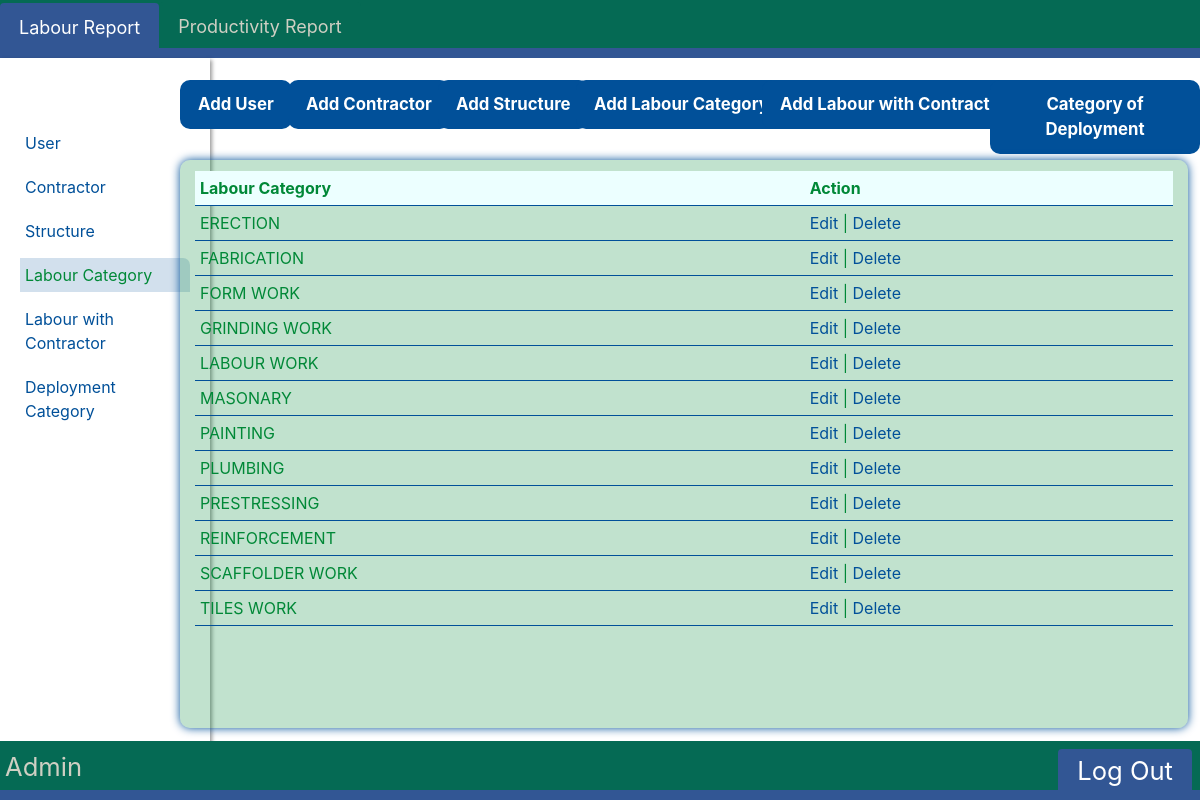
Page /ShowLabours/ (signed in) on the committed database.
### LabourReport/models.py (models this page shows, shortened)
class AddLabour(models.Model):
    LabourCategory=models.CharField(max_length=200, null=True)

### LabourReport/decorators.py (the view)
        def wrapper_func(request, *args, **kwargs):
            group = None
            if request.user.groups.exists():
                group = request.user.groups.all()[0].name
            if group in allowed_roles:
                return view_func(request, *args, **kwargs)
            else:
                return HttpResponse('You are not authorized to view this page')

### LabourReport/views.py (called while the page is built)
@login_required(login_url='Login')
@allowed_users(allowed_roles=['Admin'])
def ShowLabours(request):
    data = AddLabour.objects.all().order_by('LabourCategory')
    df = pd.DataFrame(columns=['LabourCategory','id'])
    for i in data:
        df.loc[len(df)] = {'LabourCategory':i.LabourCategory,'id':i.id}
    return render(request,'LabourReport/Admin/ShowLabours.html',{'data':df})

### LabourReport/templates/LabourReport/Admin/ShowLabours.html (shortened to what this page needs)
{% extends 'LabourReport/NavbarLR.html' %}
{% load static %}
{% block css %}
<link rel="stylesheet" href="{% static '/css/Admin/Admin.css' %}">
{% endblock %}
{% block content %}
  <div class="sidebar">
        <br><br>
        <a href="{% url 'HomeAdmin' %}">User</a>
        <a href="{% url 'Contractor' %}" >Contractor</a>
        <a href="{% url 'ShowStructure' %}" >Structure</a>
        <a href="{% url 'ShowLabours' %}" class="sidebar-item active">Labour Category</a>
        <a href="{% url 'ShowLabourOfContractor' %}" >Labour with Contractor</a>
        <a href="{% url 'ShowActivity' %}" >Deployment Category</a>
  </div>
    <a href="{% url 'AddUser' %}" class="addSE">Add User</a>
    <a href="{% url 'AddContractor' %}" class="addCatDeploy">Add Contractor</a>
    <a href="{% url 'AddStructure' %}" class="addCont">Add Structure</a>
    <a href="{% url 'AddLabours' %}" class="reset">Add Labour Category</a>
    <a href="{% url 'LabourOfContractor' %}" class="LabToCont">Add Labour with Contractor</a>
    <a href="{% url 'AddActivity' %}" class="addCat">Category of Deployment</a>
    <div id="DataDisplay" >
      <div id="data">
        <table>
          <tr style="position: sticky; width:100%;top:0%;background-color: rgb(236, 255, 255);">
            <th>Labour Category</th>
            <th>Action</th>
          </tr>
          {% for i in data.itertuples %}
          <tr>
            <td>{{i.LabourCategory}}</td>
            <td><a href="{% url 'EditLabours' i.id %}">Edit</a> | <a onclick="Delete()" href="{% url 'DeleteLabours' i.id %}">Delete</a></td>
          </tr>
          {% endfor %}
        </table>
      </div>
    </div>
{% endblock %}

### LabourReport/templates/LabourReport/NavbarLR.html (shortened to what this page needs)
{% load static %}
<!DOCTYPE html>
<html>
    <head>
        <link rel="stylesheet" href="https://cdn.jsdelivr.net/npm/bootstrap@4.0.0/dist/css/bootstrap.min.css">
        {% block css %}
        {% endblock %}
    </head>
  <body>
    <div style="display: block;">
    <ul class="nav nav-tabs">
        <li class="nav-item">
          {% block LRLink %}<a class="nav-link active" href="{% url 'HomeAdmin' %}">Labour Report</a>{% endblock %}
        </li>
        <li class="nav-item">
          {% block PRLink %}<a class="nav-link" href="{% url 'HomeAdminProRepo' %}">Productivity Report</a>{% endblock %}
        </li>
    </ul>
</div>
    {% block content %}
    {% endblock %}
    {% block content2 %}
    <div style="z-index: 1;" id="footer"><p id="name">{{request.user}}</p>
    {% endblock %}
    {% block bkbtn %}<a href="{% url 'Logout' %}" class="back">Log Out</a>{% endblock %}</div>
  </body>
</html>

### static/css/Admin/Admin.css (style rules this page uses)
.addSE { display: block; background: #a8a8a8; padding: 6% 5% 6% 5%; font-size: 100%; text-align: center; font-weight: bold; line-height: 25px; position: absolute; border-radius: 5%; color: #ffffff; background-color: #a8a8a8; top: 25%; left: 35%; }
.addCont { display: block; background: #a8a8a8; padding: 6% 5% 6% 5%; font-size: 100%; text-align: center; font-weight: bold; line-height: 25px; position: absolute; border-radius: 5%; color: #ffffff; background-color: #a8a8a8; top: 40%; left: 28%; }
.reset { display: block; background: #a8a8a8; padding: 6% 6% 6% 6%; font-size: 100%; text-align: center; font-weight: bold; line-height: 25px; position: absolute; border-radius: 5%; color: #ffffff; background-color: #a8a8a8; top: 70%; left: 21%; }
.addCat { display: block; background: #a8a8a8; padding: 6% 5% 6% 5%; font-size: 100%; text-align: center; font-weight: bold; line-height: 25px; position: absolute; border-radius: 5%; color: #ffffff; background-color: #a8a8a8; top: 55%; left: 22.5%; }
@media only screen and (min-width: 600px) { #DataDisplay { position: absolute; top: 20%; left: 15%; width: 84%; height: 71%; background-color: #0088363e; border-radius: 10px; box-shadow: 0 0 10px 0 #015099; } }
@media only screen and (min-width: 600px) { .addSE { display: block; padding: 1% 1.5%; font-size: 105%; text-align: center; font-weight: bold; line-height: 25px; position: absolute; border-radius: 10px; color: #ffffff; background-color: #015099; top: 10%; left: 15%; animation: zoomout 0.7s forwards ; } }
@media only screen and (min-width: 600px) { .addCatDeploy { display: block; padding: 1% 1.5%; font-size: 105%; text-align: center; font-weight: bold; line-height: 25px; position: absolute; border-radius: 10px; color: #ffffff; background-color: #015099; top: 10%; left: 24%; animation: zoomout 0.7s forwards ; } }
@media only screen and (min-width: 600px) { .LabToCont { display: block; padding: 1% 1.5%; font-size: 105%; text-align: center; font-weight: bold; line-height: 25px; position: absolute; border-radius: 10px; color: #ffffff; background-color: #015099; top: 10%; left: 63.5%; animation: zoomout 0.7s forwards ; } }
@media only screen and (min-width: 600px) { .addCont { display: block; padding: 1% 1.5%; font-size: 105%; text-align: center; font-weight: bold; line-height: 25px; position: absolute; border-radius: 10px; color: #ffffff; background-color: #015099; top: 10%; left: 36.5%; animation: zoomout 0.7s forwards ; } }
@media only screen and (min-width: 600px) { .reset { display: block; padding: 1% 1.5%; font-size: 105%; text-align: center; font-weight: bold; line-height: 25px; position: absolute; border-radius: 10px; color: #ffffff; background-color: #015099; top: 10%; left: 48%; animation: zoomout 0.7s forwards ; } }
@media only screen and (min-width: 600px) { .addCat { display: block; padding: 1% 1.5%; font-size: 105%; text-align: center; font-weight: bold; line-height: 25px; position: absolute; border-radius: 10px; color: #ffffff; background-color: #015099; top: 10%; left: 82.5%; animation: zoomout 0.7s forwards ; } }

### LabourReport/templates/LabourReport/NavbarLR.html (style rules this page uses)
.nav.nav-tabs { background-color: #056A54; font-size: large; border-bottom:10px solid #325694; width: 100%; }
.nav-tabs .nav-link { border: 0px; }
.nav-tabs .nav-link.active { margin-top: 0.2%; background-color: #325694; color: white; border-top: 3px solid #325694; border-left: 3px solid #325694; border-right: 3px solid #325694; border-bottom: 0px; }
.nav-item { margin-top: 0.2%; }
.nav-tabs .nav-link { color: #CFCFC3; background-color: #056A54; border: 3px solid #056A54; border-top: 3px solid #056A54; border-left: 3px solid #056A54; border-right: 3px solid #056A54; border-bottom: 0px; }
#footer { background-color: #056A54; font-size: 160%; border-bottom:10px solid #325694; overflow: hidden; position: fixed; bottom: 0px; width: 100%; }
#name { color: #CFCFC3; float: left; padding-left: 5px; padding-top: 7px; margin-bottom: 0px; }
.back { float: right; border: 0px; color: #ffffff; background-color: #325694; border-top: 3px solid #325694; border-left: 3px solid #325694; border-right: 3px solid #325694; border-bottom: 0px; border-radius: 0.25rem 0.25rem 0px 0px; margin-top: 8px; margin-right: 8px; padding: 0rem 1rem; }
@media only screen and (min-width: 600px) { .nav.nav-tabs { width: 100%; } }

### rows in the picture
AddLabour: LabourCategory "ERECTION"
AddLabour: LabourCategory "FABRICATION"
AddLabour: LabourCategory "FORM WORK"
AddLabour: LabourCategory "GRINDING WORK"
AddLabour: LabourCategory "LABOUR WORK"
AddLabour: LabourCategory "MASONARY"
AddLabour: LabourCategory "PAINTING"
AddLabour: LabourCategory "PLUMBING"
AddLabour: LabourCategory "PRESTRESSING"
AddLabour: LabourCategory "REINFORCEMENT"
AddLabour: LabourCategory "SCAFFOLDER WORK"
AddLabour: LabourCategory "TILES WORK"

### other values in the picture
{{ request.user }} "Admin"
